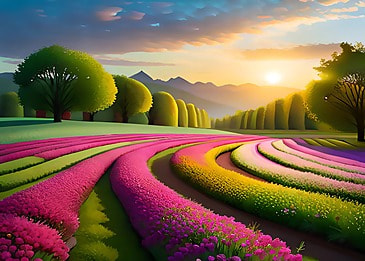
#> input picture Domasni/DomasnaRabota2/slika.jpg, 365 x 261 px, found by its file name
$ python DomasnaRabota2.py   (older library calls are emulated)
#> lines starting #> are read from the running program, lines starting #| are printed output that depends on the picture
import cv2
import numpy as np

def compass_edge_detector(image):
    blurred_image = cv2.GaussianBlur(image, (5, 5), 0)
    gradient_x = cv2.Sobel(blurred_image, cv2.CV_64F, 1, 0, ksize=3)
    gradient_y = cv2.Sobel(blurred_image, cv2.CV_64F, 0, 1, ksize=3)
    compass_operators = [np.array([[-1, -1, -1], [-1, 8, -1], [-1, -1, -1]]),
                         np.array([[-1, -1,  2], [-1,  2, -1], [ 2, -1, -1]])]
    edge_responses = [cv2.filter2D(gradient_x, cv2.CV_64F, kernel) +
                      cv2.filter2D(gradient_y, cv2.CV_64F, kernel)
                      for kernel in compass_operators]
    return edge_responses

def combine_edges(edge_responses, threshold):
    # Non-maximum suppression
    non_max_suppressed = np.max(edge_responses, axis=0)
    edges = non_max_suppressed > threshold
    return edges
image_path = r'C:\Users\user\Desktop\slika.jpg'
original_image = cv2.imread(image_path, cv2.IMREAD_GRAYSCALE)
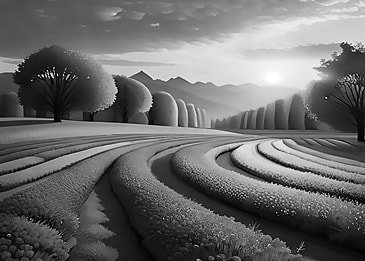
#> original_image: shape (261, 365); min 0, max 255, mean 106.8
edges = compass_edge_detector(original_image)
#> in compass_edge_detector, `blurred_image = cv2.GaussianBlur(image, (5, 5), 0)`:
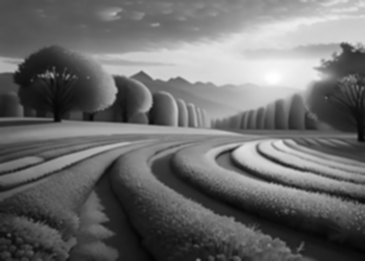
#> blurred_image: shape (261, 365); min 3, max 255, mean 106.8
#> in compass_edge_detector, `gradient_x = cv2.Sobel(blurred_image, cv2.CV_64F, 1, 0, ksize=3)`:
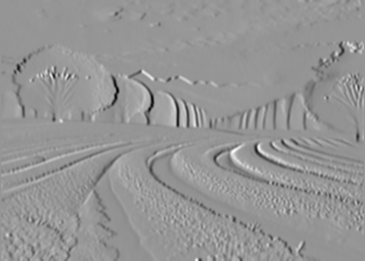
#> gradient_x: shape (261, 365) float64; min -412, max 292, mean 0.3; drawn with min black and max white
#> in compass_edge_detector, `gradient_y = cv2.Sobel(blurred_image, cv2.CV_64F, 0, 1, ksize=3)`:
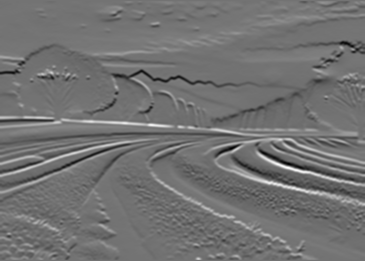
#> gradient_y: shape (261, 365) float64; min -383, max 466, mean -2.4; drawn with min black and max white
#> in compass_edge_detector, `edge_responses = [cv2.filter2D(gradient_x, cv2.CV_64F, kernel) + cv2.f..`: edge_responses = 2 items
#> edges = 2 items
threshold_values = [50,70,90]
combined_image = np.zeros_like(original_image)
for idx, threshold in enumerate(threshold_values, start=1):
    combined_edges = combine_edges(edges, threshold)
    combined_image[combined_edges] = 255 * (idx / len(threshold_values))
#> this loop made 3 passes
#> pass 1, in combine_edges, `non_max_suppressed = np.max(edge_responses, axis=0)`:
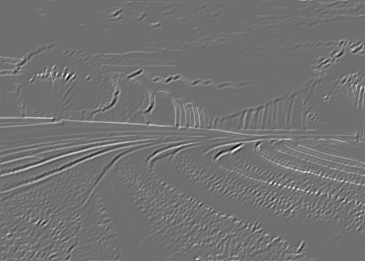
#> non_max_suppressed: shape (261, 365) float64; min -1090, max 1416, mean 37.5; drawn with min black and max white
#> pass 1, in combine_edges, `edges = non_max_suppressed > threshold`:
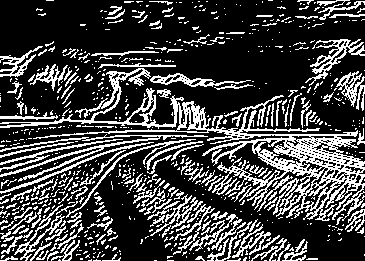
#> edges: shape (261, 365) bool; 26.3% white in thin lines or dots
#> after the loop:
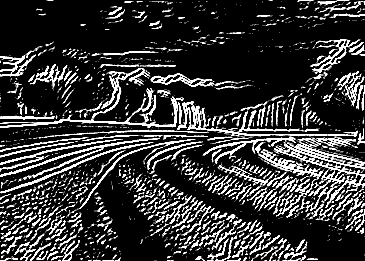
#> combined_image: shape (261, 365); min 0, max 255, mean 55.4
cv2.imshow('Combined Edges', combined_image)
cv2.waitKey(0)
cv2.destroyAllWindows()
